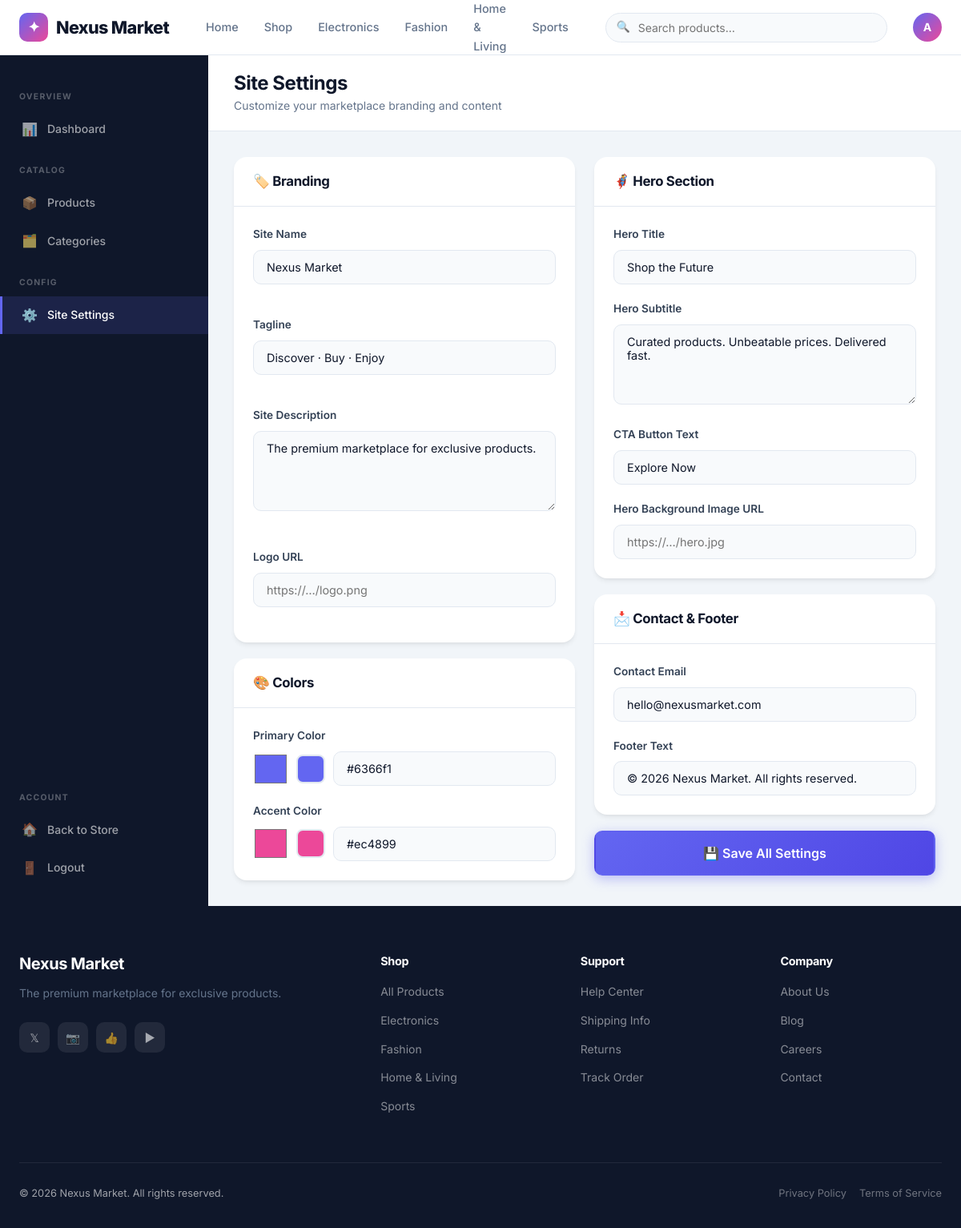
The app's page /admin/settings (signed in) with its own data.
### app.py (models this page shows, shortened)
class SiteSettings(db.Model):
    __tablename__ = 'site_settings'
    id = db.Column(db.Integer, primary_key=True)
    key = db.Column(db.String(100), unique=True, nullable=False)
    value = db.Column(db.Text, default='')

class Category(db.Model):
    __tablename__ = 'categories'
    id = db.Column(db.Integer, primary_key=True)
    name = db.Column(db.String(80), unique=True, nullable=False)
    slug = db.Column(db.String(80), unique=True, nullable=False)
    icon = db.Column(db.String(50), default='📦')
    products = db.relationship('Product', backref='category', lazy=True)

class User(UserMixin, db.Model):
    __tablename__ = 'users'
    id = db.Column(db.Integer, primary_key=True)
    username = db.Column(db.String(80), unique=True, nullable=False)
    email = db.Column(db.String(120), unique=True, nullable=False)
    password_hash = db.Column(db.String(256), nullable=False)
    is_admin = db.Column(db.Boolean, default=False)
    created_at = db.Column(db.DateTime, default=datetime.utcnow)

### app.py (the view)
@app.route('/admin/settings', methods=['GET', 'POST'])
@login_required
@admin_required
def admin_settings():
    setting_keys = [
        'site_name', 'site_tagline', 'site_description',
        'hero_title', 'hero_subtitle', 'hero_cta',
        'contact_email', 'footer_text',
        'primary_color', 'accent_color',
        'logo_url', 'hero_image_url',
    ]
    if request.method == 'POST':
        for key in setting_keys:
            set_setting(key, request.form.get(key, ''))
        flash('Site settings saved!', 'success')
        return redirect(url_for('admin_settings'))
    current = {k: get_setting(k) for k in setting_keys}
    return render_template('admin/settings.html', current=current, setting_keys=setting_keys)

### app.py (called while the page is built)
@login_manager.user_loader
def load_user(user_id):
    return db.session.get(User, int(user_id))

def admin_required(f):
    @wraps(f)
    def decorated(*args, **kwargs):
        if not current_user.is_authenticated or not current_user.is_admin:
            abort(403)
        return f(*args, **kwargs)
    return decorated

def get_setting(key, default=''):
    s = SiteSettings.query.filter_by(key=key).first()
    return s.value if s else default

@app.context_processor
def inject_globals():
    settings = {s.key: s.value for s in SiteSettings.query.all()}
    categories = Category.query.all()
    return dict(settings=settings, all_categories=categories)

### templates/admin/settings.html (shortened to what this page needs)
{% extends "admin/base_admin.html" %}
{% block admin_content %}
<div class="admin-topbar">
  <div>
    <h1>Site Settings</h1>
    <p>Customize your marketplace branding and content</p>
  </div>
</div>
<div class="admin-content">
  <form method="POST" action="{{ url_for('admin_settings') }}">
    <div style="display:grid;grid-template-columns:1fr 1fr;gap:24px;align-items:start;">
      <div style="display:flex;flex-direction:column;gap:20px;">
        <div class="card">
          <div class="card-header"><h3>🏷️ Branding</h3></div>
          <div class="card-body settings-grid">
            <div class="form-group full">
              <label class="form-label">Site Name</label>
              <input type="text" name="site_name" class="form-control" value="{{ current.get('site_name','') }}" />
            </div>
            <div class="form-group full">
              <label class="form-label">Tagline</label>
              <input type="text" name="site_tagline" class="form-control" value="{{ current.get('site_tagline','') }}" placeholder="e.g. Discover · Buy · Enjoy" />
            </div>
            <div class="form-group full">
              <label class="form-label">Site Description</label>
              <textarea name="site_description" class="form-control" rows="2">{{ current.get('site_description','') }}</textarea>
            </div>
            <div class="form-group full">
              <label class="form-label">Logo URL</label>
              <input type="url" name="logo_url" class="form-control" value="{{ current.get('logo_url','') }}" placeholder="https://…/logo.png" />
            </div>
          </div>
        </div>
        <div class="card">
          <div class="card-header"><h3>🎨 Colors</h3></div>
          <div class="card-body">
            <div class="form-group">
              <label class="form-label">Primary Color</label>
              <div class="color-row">
                <input type="color" name="primary_color" value="{{ current.get('primary_color','#6366f1') }}" data-preview="primary-preview" />
                <div class="color-preview" id="primary-preview" style="background:{{ current.get('primary_color','#6366f1') }}"></div>
                <input type="text" class="form-control" value="{{ current.get('primary_color','#6366f1') }}" style="flex:1;" readonly />
              </div>
            </div>
            <div class="form-group mb-0">
              <label class="form-label">Accent Color</label>
              <div class="color-row">
                <input type="color" name="accent_color" value="{{ current.get('accent_color','#ec4899') }}" data-preview="accent-preview" />
                <div class="color-preview" id="accent-preview" style="background:{{ current.get('accent_color','#ec4899') }}"></div>
                <input type="text" class="form-control" value="{{ current.get('accent_color','#ec4899') }}" style="flex:1;" readonly />
              </div>
            </div>
          </div>
        </div>
      </div>
      <div style="display:flex;flex-direction:column;gap:20px;">
        <div class="card">
          <div class="card-header"><h3>🦸 Hero Section</h3></div>
          <div class="card-body">
            <div class="form-group">
              <label class="form-label">Hero Title</label>
              <input type="text" name="hero_title" class="form-control" value="{{ current.get('hero_title','') }}" />
            </div>
            <div class="form-group">
              <label class="form-label">Hero Subtitle</label>
              <textarea name="hero_subtitle" class="form-control" rows="2">{{ current.get('hero_subtitle','') }}</textarea>
            </div>
            <div class="form-group">
              <label class="form-label">CTA Button Text</label>
              <input type="text" name="hero_cta" class="form-control" value="{{ current.get('hero_cta','Explore Now') }}" />
            </div>
            <div class="form-group mb-0">
              <label class="form-label">Hero Background Image URL</label>
              <input type="url" name="hero_image_url" class="form-control" value="{{ current.get('hero_image_url','') }}" placeholder="https://…/hero.jpg" />
            </div>
          </div>
        </div>
        <div class="card">
          <div class="card-header"><h3>📩 Contact & Footer</h3></div>
          <div class="card-body">
            <div class="form-group">
              <label class="form-label">Contact Email</label>
              <input type="email" name="contact_email" class="form-control" value="{{ current.get('contact_email','') }}" />
            </div>
            <div class="form-group mb-0">
              <label class="form-label">Footer Text</label>
              <input type="text" name="footer_text" class="form-control" value="{{ current.get('footer_text','') }}" />
            </div>
          </div>
        </div>
        <button type="submit" class="btn btn-primary btn-lg" style="width:100%;justify-content:center;">
          💾 Save All Settings
        </button>
      </div>
    </div>
  </form>
</div>
{% endblock %}

### templates/base.html (shortened to what this page needs)
<!DOCTYPE html>
<html lang="en">
<head>
  <link rel="stylesheet" href="{{ url_for('static', filename='css/style.css') }}" />
</head>
<body>
<nav class="navbar">
  <div class="container">
    <div class="nav-inner">
      <a href="{{ url_for('index') }}" class="nav-logo">
        {% if settings.get('logo_url') %}
          <img src="{{ settings['logo_url'] }}" alt="Logo" style="height:36px;border-radius:8px;">
        {% else %}
          <div class="logo-icon">✦</div>
        {% endif %}
        {{ settings.get('site_name', 'Nexus Market') }}
      </a>
      <div class="nav-links">
        <a href="{{ url_for('index') }}" class="{{ 'active' if request.endpoint == 'index' }}">Home</a>
        <a href="{{ url_for('shop') }}" class="{{ 'active' if request.endpoint == 'shop' }}">Shop</a>
        {% for cat in all_categories[:4] %}
          <a href="{{ url_for('shop', category=cat.slug) }}">{{ cat.name }}</a>
        {% endfor %}
      </div>
      <form class="nav-search" action="{{ url_for('shop') }}" method="get">
        <span class="search-icon">🔍</span>
        <input type="search" name="q" placeholder="Search products…" value="{{ request.args.get('q', '') }}" />
      </form>
      <div class="nav-actions">
        {% if current_user.is_authenticated %}
          <div class="dropdown">
            <div class="nav-avatar">{{ current_user.username[0].upper() }}</div>
          </div>
        {% else %}
          <a href="{{ url_for('login') }}" class="btn btn-ghost btn-sm">Log in</a>
          <a href="{{ url_for('register') }}" class="btn btn-primary btn-sm">Sign up</a>
        {% endif %}
      </div>
    </div>
  </div>
</nav>
<main>
  {% block content %}{% endblock %}
</main>
<footer class="footer">
  <div class="container">
    <div class="footer-grid">
      <div class="footer-brand">
        <h3>{{ settings.get('site_name', 'Nexus Market') }}</h3>
        <p>{{ settings.get('site_description', 'The premium marketplace for exclusive products.') }}</p>
        <div class="footer-socials">
          <a href="#" class="social-btn" title="Twitter">𝕏</a>
          <a href="#" class="social-btn" title="Instagram">📷</a>
          <a href="#" class="social-btn" title="Facebook">👍</a>
          <a href="#" class="social-btn" title="YouTube">▶</a>
        </div>
      </div>
      <div class="footer-col">
        <h4>Shop</h4>
        <ul>
          <li><a href="{{ url_for('shop') }}">All Products</a></li>
          {% for cat in all_categories[:4] %}
            <li><a href="{{ url_for('shop', category=cat.slug) }}">{{ cat.name }}</a></li>
          {% endfor %}
        </ul>
      </div>
      <div class="footer-col">
        <h4>Support</h4>
        <ul>
          <li><a href="#">Help Center</a></li>
          <li><a href="#">Shipping Info</a></li>
          <li><a href="#">Returns</a></li>
          <li><a href="#">Track Order</a></li>
        </ul>
      </div>
      <div class="footer-col">
        <h4>Company</h4>
        <ul>
          <li><a href="#">About Us</a></li>
          <li><a href="#">Blog</a></li>
          <li><a href="#">Careers</a></li>
          <li><a href="#">Contact</a></li>
        </ul>
      </div>
    </div>
    <div class="footer-bottom">
      <span>{{ settings.get('footer_text', '© 2026 Nexus Market. All rights reserved.') }}</span>
      <div style="display:flex;gap:16px;">
        <a href="#" style="color:rgba(255,255,255,.4)">Privacy Policy</a>
        <a href="#" style="color:rgba(255,255,255,.4)">Terms of Service</a>
      </div>
    </div>
  </div>
</footer>
</body>
</html>

### records on screen
SiteSettings: get "Nexus Market", site_name "Nexus Market"
Category: name "Electronics"
Category: name "Fashion"
Category: name "Home & Living"
Category: name "Sports"
User: username "A"
SiteSettings: site_tagline "Discover · Buy · Enjoy"
SiteSettings: site_description "The premium marketplace for exclusive products.", get "The premium marketplace for exclusive products."
SiteSettings: primary_color "#6366f1", get "#6366f1"
SiteSettings: accent_color "#ec4899", get "#ec4899"
SiteSettings: hero_title "Shop the Future"
SiteSettings: hero_subtitle "Curated products. Unbeatable prices. Delivered fast."
SiteSettings: hero_cta "Explore Now"
SiteSettings: contact_email "hello@nexusmarket.com"
SiteSettings: footer_text "© 2026 Nexus Market. All rights reserved.", get "© 2026 Nexus Market. All rights reserved."
